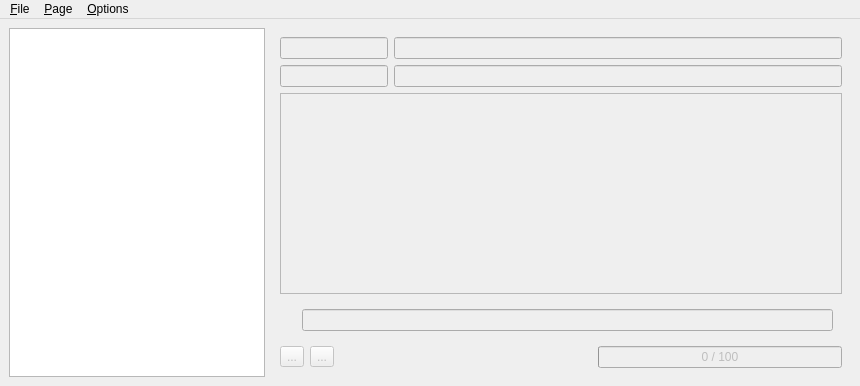
<?xml version="1.0" encoding="UTF-8"?>
<ui version="4.0">
 <class>MainWin</class>
 <widget class="QMainWindow" name="MainWin">
  <property name="geometry">
   <rect>
    <x>0</x>
    <y>0</y>
    <width>860</width>
    <height>386</height>
   </rect>
  </property>
  <property name="windowTitle">
   <string>TransText 0.5</string>
  </property>
  <property name="windowIcon">
   <iconset resource="resources.qrc">
    <normaloff>:/Japan.png</normaloff>:/Japan.png</iconset>
  </property>
  <widget class="QWidget" name="centralwidget">
   <layout class="QHBoxLayout" name="horizontalLayout_6" stretch="0,10">
    <item>
     <layout class="QVBoxLayout" name="verticalLayout_2">
      <item>
       <widget class="QTreeWidget" name="tree">
        <property name="contextMenuPolicy">
         <enum>Qt::CustomContextMenu</enum>
        </property>
        <property name="editTriggers">
         <set>QAbstractItemView::DoubleClicked|QAbstractItemView::EditKeyPressed|QAbstractItemView::SelectedClicked</set>
        </property>
        <property name="dragDropMode">
         <enum>QAbstractItemView::InternalMove</enum>
        </property>
        <property name="defaultDropAction">
         <enum>Qt::MoveAction</enum>
        </property>
        <property name="selectionMode">
         <enum>QAbstractItemView::ExtendedSelection</enum>
        </property>
        <attribute name="headerVisible">
         <bool>false</bool>
        </attribute>
        <column>
         <property name="text">
          <string notr="true">1</string>
         </property>
        </column>
       </widget>
      </item>
     </layout>
    </item>
    <item>
     <widget class="QWidget" name="tabs" native="true">
      <property name="enabled">
       <bool>false</bool>
      </property>
      <layout class="QVBoxLayout" name="verticalLayout">
       <item>
        <layout class="QGridLayout" name="editGrid" columnstretch="0,10">
         <item row="1" column="1">
          <widget class="QLineEdit" name="trnline">
           <property name="contextMenuPolicy">
            <enum>Qt::ActionsContextMenu</enum>
           </property>
          </widget>
         </item>
         <item row="0" column="1">
          <widget class="QLineEdit" name="srcline">
           <property name="contextMenuPolicy">
            <enum>Qt::ActionsContextMenu</enum>
           </property>
          </widget>
         </item>
         <item row="0" column="0">
          <widget class="QLineEdit" name="srcname"/>
         </item>
         <item row="1" column="0">
          <widget class="QLineEdit" name="trnname"/>
         </item>
        </layout>
       </item>
       <item>
        <widget class="QTableView" name="table">
         <property name="contextMenuPolicy">
          <enum>Qt::CustomContextMenu</enum>
         </property>
         <property name="editTriggers">
          <set>QAbstractItemView::NoEditTriggers</set>
         </property>
         <property name="selectionBehavior">
          <enum>QAbstractItemView::SelectRows</enum>
         </property>
         <property name="gridStyle">
          <enum>Qt::DotLine</enum>
         </property>
        </widget>
       </item>
       <item>
        <widget class="QWidget" name="widFind" native="true">
         <layout class="QHBoxLayout" name="horizontalLayout_3">
          <item>
           <widget class="QLabel" name="label">
            <property name="text">
             <string/>
            </property>
            <property name="pixmap">
             <pixmap resource="resources.qrc">:/find.png</pixmap>
            </property>
           </widget>
          </item>
          <item>
           <widget class="QLineEdit" name="leFind"/>
          </item>
         </layout>
        </widget>
       </item>
       <item>
        <layout class="QHBoxLayout" name="horizontalLayout">
         <item>
          <widget class="QToolButton" name="tbScroll">
           <property name="toolTip">
            <string>Find untranslated</string>
           </property>
           <property name="text">
            <string>...</string>
           </property>
           <property name="icon">
            <iconset resource="resources.qrc">
             <normaloff>:/ArrDown.png</normaloff>:/ArrDown.png</iconset>
           </property>
          </widget>
         </item>
         <item>
          <widget class="QToolButton" name="tbImages">
           <property name="text">
            <string>...</string>
           </property>
           <property name="icon">
            <iconset resource="resources.qrc">
             <normaloff>:/picture.png</normaloff>:/picture.png</iconset>
           </property>
          </widget>
         </item>
         <item>
          <spacer name="horizontalSpacer_2">
           <property name="orientation">
            <enum>Qt::Horizontal</enum>
           </property>
           <property name="sizeHint" stdset="0">
            <size>
             <width>40</width>
             <height>20</height>
            </size>
           </property>
          </spacer>
         </item>
         <item>
          <widget class="QLabel" name="labInfo">
           <property name="text">
            <string/>
           </property>
          </widget>
         </item>
         <item>
          <widget class="QProgressBar" name="progress">
           <property name="value">
            <number>0</number>
           </property>
           <property name="format">
            <string>%v / %m</string>
           </property>
          </widget>
         </item>
        </layout>
       </item>
      </layout>
     </widget>
    </item>
   </layout>
  </widget>
  <widget class="QMenuBar" name="menubar">
   <property name="geometry">
    <rect>
     <x>0</x>
     <y>0</y>
     <width>860</width>
     <height>20</height>
    </rect>
   </property>
   <widget class="QMenu" name="menuFile">
    <property name="title">
     <string>&amp;File</string>
    </property>
    <addaction name="actNewProj"/>
    <addaction name="separator"/>
    <addaction name="actOpen"/>
    <addaction name="actMergePage"/>
    <addaction name="separator"/>
    <addaction name="actSave"/>
    <addaction name="actSaveAs"/>
   </widget>
   <widget class="QMenu" name="menuPage">
    <property name="title">
     <string>&amp;Page</string>
    </property>
    <addaction name="actNewPage"/>
    <addaction name="separator"/>
    <addaction name="actOpenSrc"/>
    <addaction name="actInsertSrc"/>
    <addaction name="separator"/>
    <addaction name="actSaveSrc"/>
   </widget>
   <widget class="QMenu" name="menuOptions">
    <property name="title">
     <string>&amp;Options</string>
    </property>
    <addaction name="actGrabCbrd"/>
    <addaction name="actBookmarks"/>
   </widget>
   <addaction name="menuFile"/>
   <addaction name="menuPage"/>
   <addaction name="menuOptions"/>
  </widget>
  <action name="actOpen">
   <property name="text">
    <string>&amp;Open...</string>
   </property>
   <property name="shortcut">
    <string>Ctrl+O</string>
   </property>
  </action>
  <action name="actNewProj">
   <property name="text">
    <string>&amp;New</string>
   </property>
  </action>
  <action name="actNewPage">
   <property name="icon">
    <iconset resource="resources.qrc">
     <normaloff>:/newpage.png</normaloff>:/newpage.png</iconset>
   </property>
   <property name="text">
    <string>&amp;New page</string>
   </property>
  </action>
  <action name="actOpenSrc">
   <property name="text">
    <string>&amp;Open source...</string>
   </property>
  </action>
  <action name="actSaveAs">
   <property name="text">
    <string>Save &amp;as...</string>
   </property>
   <property name="toolTip">
    <string>Save as</string>
   </property>
  </action>
  <action name="actDelRows">
   <property name="icon">
    <iconset resource="resources.qrc">
     <normaloff>:/delete.png</normaloff>:/delete.png</iconset>
   </property>
   <property name="text">
    <string>Delete rows</string>
   </property>
  </action>
  <action name="actSave">
   <property name="text">
    <string>&amp;Save</string>
   </property>
   <property name="shortcut">
    <string>Ctrl+S</string>
   </property>
  </action>
  <action name="actDelPage">
   <property name="icon">
    <iconset resource="resources.qrc">
     <normaloff>:/delete.png</normaloff>:/delete.png</iconset>
   </property>
   <property name="text">
    <string>Delete</string>
   </property>
  </action>
  <action name="actNewDir">
   <property name="icon">
    <iconset resource="resources.qrc">
     <normaloff>:/folder.png</normaloff>:/folder.png</iconset>
   </property>
   <property name="text">
    <string>New dir</string>
   </property>
  </action>
  <action name="actSplit">
   <property name="icon">
    <iconset resource="resources.qrc">
     <normaloff>:/split.png</normaloff>:/split.png</iconset>
   </property>
   <property name="text">
    <string>Split</string>
   </property>
  </action>
  <action name="actSaveSrc">
   <property name="text">
    <string>&amp;Save source</string>
   </property>
  </action>
  <action name="actSort">
   <property name="icon">
    <iconset resource="resources.qrc">
     <normaloff>:/sort.png</normaloff>:/sort.png</iconset>
   </property>
   <property name="text">
    <string>Sort</string>
   </property>
  </action>
  <action name="actGrabCbrd">
   <property name="checkable">
    <bool>true</bool>
   </property>
   <property name="text">
    <string>&amp;Grab clipboard</string>
   </property>
  </action>
  <action name="actInsertSrc">
   <property name="text">
    <string>&amp;Insert source...</string>
   </property>
  </action>
  <action name="actFindUntrn">
   <property name="icon">
    <iconset resource="resources.qrc">
     <normaloff>:/find.png</normaloff>:/find.png</iconset>
   </property>
   <property name="text">
    <string>Find untranslated</string>
   </property>
  </action>
  <action name="actMerge">
   <property name="icon">
    <iconset resource="resources.qrc">
     <normaloff>:/merge.png</normaloff>:/merge.png</iconset>
   </property>
   <property name="text">
    <string>Merge</string>
   </property>
  </action>
  <action name="actClearTrn">
   <property name="icon">
    <iconset resource="resources.qrc">
     <normaloff>:/clear.png</normaloff>:/clear.png</iconset>
   </property>
   <property name="text">
    <string>Clear translation</string>
   </property>
  </action>
  <action name="actMergePage">
   <property name="text">
    <string>&amp;Merge</string>
   </property>
  </action>
  <action name="actIcon">
   <property name="icon">
    <iconset resource="resources.qrc">
     <normaloff>:/icon.png</normaloff>:/icon.png</iconset>
   </property>
   <property name="text">
    <string>Set icon</string>
   </property>
  </action>
  <action name="actSplitLine">
   <property name="icon">
    <iconset resource="resources.qrc">
     <normaloff>:/split.png</normaloff>:/split.png</iconset>
   </property>
   <property name="text">
    <string>Split line</string>
   </property>
  </action>
  <action name="actSplitName">
   <property name="icon">
    <iconset resource="resources.qrc">
     <normaloff>:/talk.png</normaloff>:/talk.png</iconset>
   </property>
   <property name="text">
    <string>Split name</string>
   </property>
  </action>
  <action name="actAddBookmark">
   <property name="icon">
    <iconset resource="resources.qrc">
     <normaloff>:/bookmark.png</normaloff>:/bookmark.png</iconset>
   </property>
   <property name="text">
    <string>Edit bookmark</string>
   </property>
  </action>
  <action name="actRmBookmark">
   <property name="icon">
    <iconset resource="resources.qrc">
     <normaloff>:/delete.png</normaloff>:/delete.png</iconset>
   </property>
   <property name="text">
    <string>Remove bookmark</string>
   </property>
  </action>
  <action name="actJoinLine">
   <property name="icon">
    <iconset resource="resources.qrc">
     <normaloff>:/merge.png</normaloff>:/merge.png</iconset>
   </property>
   <property name="text">
    <string>Join next line</string>
   </property>
  </action>
  <action name="actSaveBranch">
   <property name="text">
    <string>Save branch</string>
   </property>
  </action>
  <action name="actionList">
   <property name="text">
    <string>List</string>
   </property>
  </action>
  <action name="actBookmarks">
   <property name="icon">
    <iconset resource="resources.qrc">
     <normaloff>:/bookmark.png</normaloff>:/bookmark.png</iconset>
   </property>
   <property name="text">
    <string>Bookmarks</string>
   </property>
  </action>
 </widget>
 <tabstops>
  <tabstop>srcname</tabstop>
  <tabstop>srcline</tabstop>
  <tabstop>trnname</tabstop>
  <tabstop>trnline</tabstop>
  <tabstop>table</tabstop>
 </tabstops>
 <resources>
  <include location="resources.qrc"/>
 </resources>
 <connections/>
</ui>
